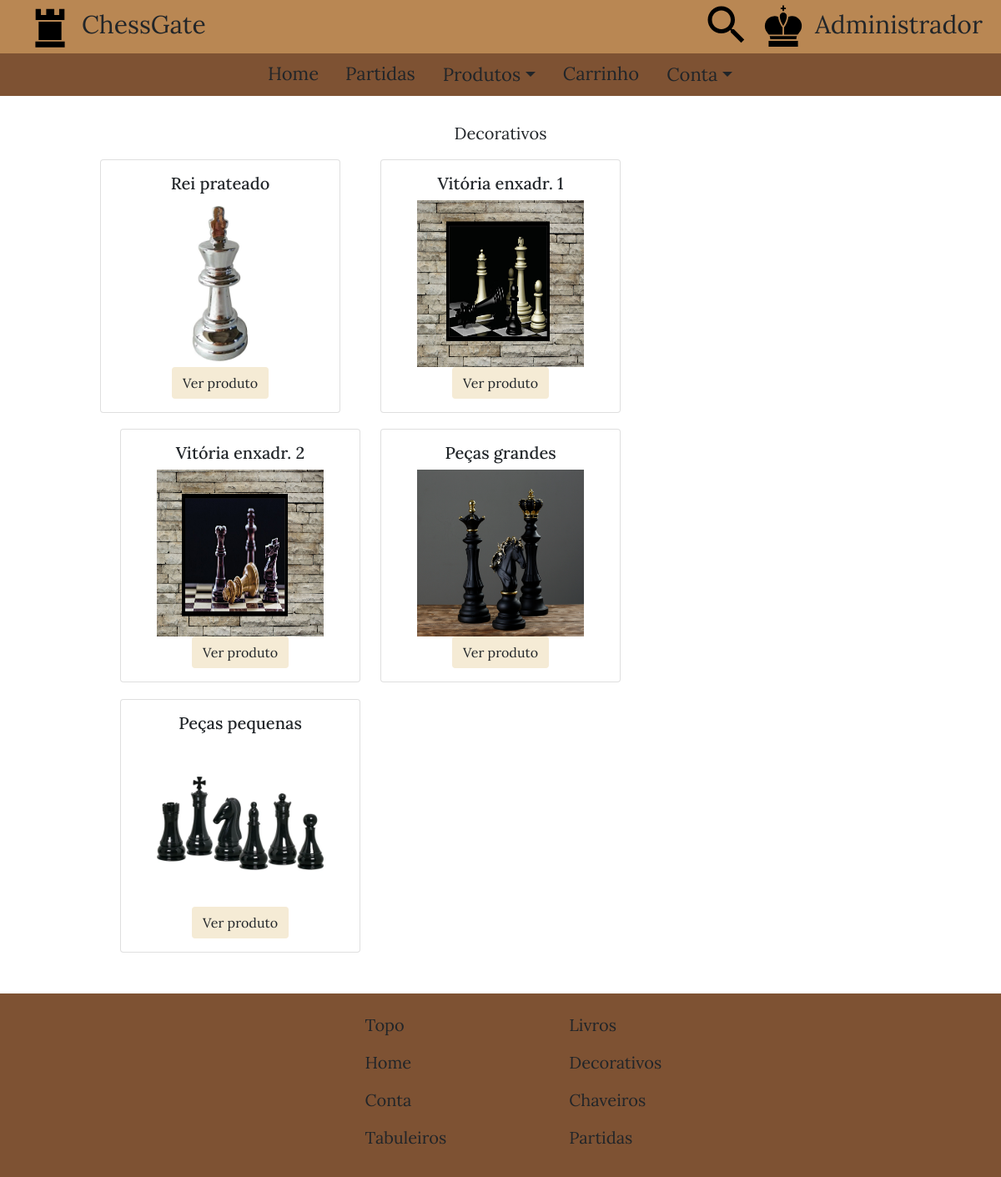
The app's page /src/templates/produtos/vitrine.php?categoria=300 (signed in) with its own data.
### tables this page shows
CREATE TABLE `produto` (
  `cod_produto` int(11) NOT NULL,
  `cod_categoria` int(11) NOT NULL,
  `titulo` varchar(20) NOT NULL,
  `preco` decimal(6,2) NOT NULL,
  `imagemURL` varchar(500) NOT NULL,
  PRIMARY KEY (`cod_produto`),
  KEY `cod_categoria` (`cod_categoria`),
  CONSTRAINT `produto_ibfk_1` FOREIGN KEY (`cod_categoria`) REFERENCES `categoria` (`cod_categoria`) ON DELETE CASCADE
);

### src/templates/produtos/vitrine.php (the view, shortened to what this page needs)
<?php
    if (isset ($_SESSION["logado"])) {
        $nome = $_SESSION["nome"];
        $logado = $_SESSION["logado"];
    }
    $cod_categoria = $_GET["categoria"];
    if ($_GET["categoria"]==100) {
        $categoria = "Tabuleiros";
        $categoriaQuery = "tabuleiro";
    }
    else if ($_GET["categoria"]==200) {
        $categoria = "Livros";
        $categoriaQuery = "livro";
    }
    else if ($_GET["categoria"]==300) {
        $categoria = "Decorativos";
        $categoriaQuery = "decorativo";
    }
    $conexao = mysqli_connect ($servidor, $usuario, $senhaBanco, $banco);
    if (!$conexao)
        die ("Conexão falhou: " . mysqli_connection_error ());
    else {
        $query = "SELECT p.cod_produto, p.titulo, p.imagemURL
        FROM produto p INNER JOIN $categoriaQuery t ON p.cod_produto = t.cod_produto
        WHERE p.cod_categoria=$cod_categoria;";
        $resultado = mysqli_query ($conexao, $query);
    }
    function proximo (int $i) {
        return fmod ($i,3) + 1;
    }
?>
<!DOCTYPE html>
<html lang="pt-BR">
    <head>
        <link rel="stylesheet" href="../../styles/estilos.css" />
        <link href="https://cdn.jsdelivr.net/npm/bootstrap@5.0.0-beta3/dist/css/bootstrap.min.css" rel="stylesheet">
    </head>
    <body id="topo">
        <div class="container-fluid px-0">
            <header>
                <div id="cabecalho">
                    <div id="menu_superior_esquerda">
                        <a href="../home.php">
                            <img src="../../../assets/images/icons/logo_icone.svg" type="image/svg" alt="Logomarca" />
                            ChessGate
                        </a>
                    </div>
                    <div id="menu_superior_direita">
                        <span class="pesquisar_icon">
                            <img src="../../../assets/images/icons/busca_icone.svg" type="image/svg" alt="Ícone de pesquisa" />
                        </span>
                        <a href="../conta/entrar.php">
                            <img src="../../../assets/images/icons/usuario_icone.svg" type="image/svg" alt="Ícone do usuário" />
                            <?php
                                if ($logado) {
                                    echo $nome;
                                }
                                else
                                    echo "Entrar";
                            ?>
                        </a>
                    </div>
                </div>
                <div id="menu_navegacao">
                    <ul class="nav justify-content-center">
                        <li id="link_home" class="nav-item">
                            <a class="nav-link" href="../home.php">Home</a>
                        </li>
                        <li id="link_partidas" class="nav-item">
                            <a class="nav-link" href="../partidas.php">Partidas</a>
                        </li>
                        <li id="link_produtos" class="nav-item">
                            <div class="dropdown">
                                <a class="nav-link btn dropdown-toggle" href="#" role="button" id="dropdownProdutos" data-bs-toggle="dropdown" aria-expanded="false">Produtos</a>
                            </div>
                        </li>
                        <li id="link_carrinho" class="nav-item">
                            <a class="nav-link" href="../carrinho.php">Carrinho</a>
                        </li>
                        <li id="link_conta" class="nav-item">
                            <div class="dropdown">
                                <a class="nav-link btn dropdown-toggle" href="#" role="button" id="dropdownConta" data-bs-toggle="dropdown" aria-expanded="false">Conta</a>
                            </div>
                        </li>
                    </ul>
                </div>
            </header>
            <main>
                <div id="conteudo" class="prod <?php if ($categoria=="Livros") echo "liv"; ?>">
                    <p style="text-align: center;"><?php echo $categoria; ?></p>
                    <?php
                        $i = 0;
                        while ($linha = mysqli_fetch_assoc ($resultado)) {
                            $titulo = $linha["titulo"];
                            $imagemPath = $linha["imagemURL"];
                            $cod_produto = $linha["cod_produto"];
                            if (proximo($i)==1)
                                $classe = "pri_col";
                            else if (proximo($i)==2)
                                $classe = "seg_col";
                            else if (proximo($i)==3)
                                $classe = "ter_col";
                            $i++;
                            echo  "<div id='$classe'>
                                <div class='card'>
                                    <div class='card-body' style='text-align: center;'>
                                        <h5 class='card-title'>$titulo</h5>
                                        <img src='$imagemPath' alt='$titulo' />
                                        <a href='produto.php?cod_produto=$cod_produto' class='btn'>Ver produto</a>
                                    </div>
                                </div>
                            </div>";
                        }
                    ?>
                </div>
            </main>
            <footer>
                <div id="rodape">
                    <div id="conteudo_rodape">
                        <div id="p_col">
                            <ul>
                                <li><a href="#topo">Topo</a></li>
                                <li><a href="../home.php">Home</a></li>
                                <?php
                                    if ($logado)
                                        echo "<li><a href='../conta/perfil.php'>Conta</a></li>";
                                    else
                                        echo "<li><a href='../conta/entrar.php'>Entrar</a></li>";
                                ?>
                                <li><a href="vitrine.php?categoria=100">Tabuleiros</a></li>
                            </ul>
                        </div>
                        <div id="s_col">
                            <ul>
                                <li><a href="vitrine.php?categoria=200">Livros</a></li>
                                <li><a href="vitrine.php?categoria=300">Decorativos</a></li>
                                <li><a href="vitrine.php?categoria=400">Chaveiros</a></li>
                                <li><a href="../partidas.php">Partidas</a></li>
                            </ul>
                        </div>
                    </div>
                </div>
            </footer>
        </div>
    </body>
</html>

### src/styles/estilos.css (style rules this page uses)
body { margin: 0; width: 100%; }
.container-fluid { font-family: Lora; font-size: 22px; }
.container-fluid #cabecalho #menu_superior_esquerda a { color: #212529; text-decoration: none; }
.container-fluid #cabecalho #menu_superior_direita a { color: #212529; text-decoration: none; }
.container-fluid #cabecalho { background-color: #B98753; width: 100%; z-index: 1000; }
.container-fluid #menu_navegacao { background-color: #7E5233; width: 100%; z-index: 1000; }
.container-fluid #conteudo { width: 80%; position: relative; margin-left: 10%; margin-right: auto; text-align: center; margin-top: 7.5%; z-index: 750; display: inline-table; font-size: 20px; }
.container-fluid #cabecalho #menu_superior_esquerda { margin-left: 2.5%; width: 47.5%; display: inline-table; }
.container-fluid #cabecalho #menu_superior_direita { width: 47.5%; margin-right: auto; display: inline-table; text-align: right; }
.container-fluid #menu_navegacao a { color: #212529; font-size: 22px; }
.container-fluid #rodape { width: 100%; margin-top: 2.5%; background-color: #7E5233; bottom: 0; }
.container-fluid #rodape #conteudo_rodape { display: inline-table; width: 90%; margin-top: 1%; margin-left: 5%; margin-right: auto; }
.container-fluid #rodape #conteudo_rodape ul { list-style: none; float: left; margin-left: 10%; }
.container-fluid #rodape #conteudo_rodape #s_col { width: 33.3%; display: inline-table; }
.container-fluid #rodape #conteudo_rodape a { font-size: 20px; color: #212529; text-decoration: none; }
.container-fluid #conteudo.prod #pri_col { width: 100%; display: inline-table; float: left; margin-bottom: 5%; }
.container-fluid #conteudo.prod img { width: 200px; height: 200px; }
.container-fluid #conteudo.prod #seg_col { width: 100%; display: inline-table; float: left; margin-bottom: 5%; }
.container-fluid #conteudo.prod #ter_col { width: 100%; display: inline-table; float: left; margin-bottom: 5%; }
.container-fluid #conteudo.prod .card a { background-color: #F5EBD5; }
@media only screen and (min-width: 992px) and (max-width: 1200px) { .container-fluid #cabecalho img { width: 60px; height: 60px; margin-bottom: 0.75%; } }
@media only screen and (min-width: 992px) and (max-width: 1200px) { .container-fluid { font-size: 28px; } }
@media only screen and (min-width: 992px) and (max-width: 1200px) { .container-fluid #conteudo { margin-top: 2.5%; } }
@media only screen and (min-width: 992px) and (max-width: 1200px) { .container-fluid #rodape #conteudo_rodape ul { margin-left: 30%; } }
@media only screen and (min-width: 992px) and (max-width: 1200px) { .container-fluid #conteudo.prod #pri_col { width: 47.5%; display: inline-table; float: left; margin-right: 2.5%; margin-bottom: 2%; } }
@media only screen and (min-width: 992px) and (max-width: 1200px) { .container-fluid #conteudo.prod #seg_col { width: 47.5%; display: inline-table; float: left; margin-left: 2.5%; margin-bottom: 2%; } }
@media only screen and (min-width: 992px) and (max-width: 1200px) { .container-fluid #conteudo.prod #ter_col { width: 47.5%; display: inline-table; float: left; margin-right: 2.5%; margin-bottom: 2%; } }
@media only screen and (min-width: 1200px) { .container-fluid #cabecalho img { width: 60px; height: 60px; margin-bottom: 0.75%; } }
@media only screen and (min-width: 1200px) { .container-fluid { font-size: 30px; } }
@media only screen and (min-width: 1200px) { .container-fluid #conteudo { margin-top: 2.5%; } }
@media only screen and (min-width: 1200px) { .container-fluid #rodape #conteudo_rodape ul { margin-left: 32%; } }
@media only screen and (min-width: 1200px) { .container-fluid #conteudo.prod #pri_col { width: 30%; display: inline-table; float: left; margin-right: 2.5%; margin-bottom: 2%; } }
@media only screen and (min-width: 1200px) { .container-fluid #conteudo.prod #seg_col { width: 30%; display: inline-table; float: left; margin-left: 2.5%; margin-right: 2.5%; margin-bottom: 2%; } }
@media only screen and (min-width: 1200px) { .container-fluid #conteudo.prod #ter_col { width: 30%; display: inline-table; float: left; margin-left: 2.5%; margin-bottom: 2%; } }

### records on screen
produto: titulo "Rei prateado", imagemURL (picture)
produto: titulo "Vitória enxadr. 1", imagemURL (picture)
produto: titulo "Vitória enxadr. 2", imagemURL (picture)
produto: titulo "Peças grandes", imagemURL (picture)
produto: titulo "Peças pequenas", imagemURL (picture)

### other values on screen
$nome "Administrador"
$categoria "Decorativos"
